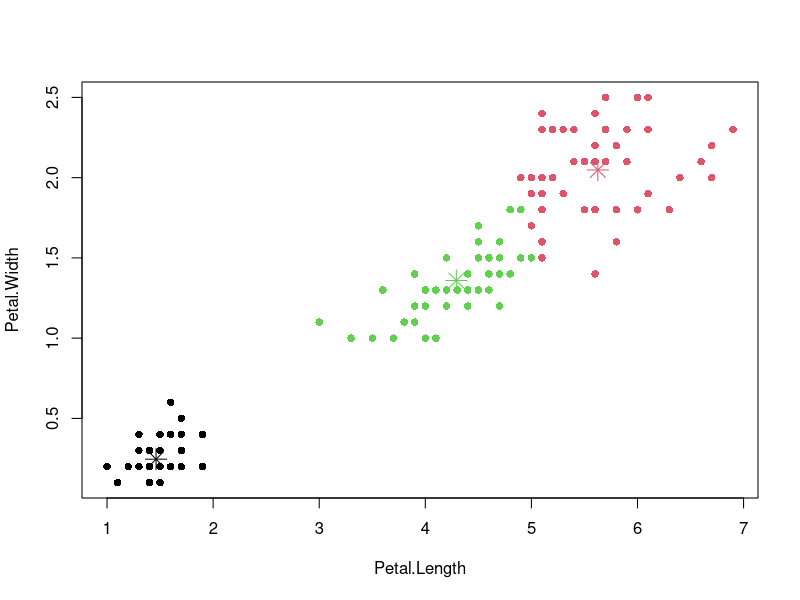

The R source for this figure:
Kmeans <- function(x,n,alpha,min.gradient){
       centernumbers = sample(nrow(x), n)
       centers = matrix(nrow = n, ncol = ncol(x))
       centers = x[centernumbers, ]
       cluster = matrix(nrow=nrow(x),ncol=1)
       iter=0
       repeat{
              distance=matrix(nrow=nrow(x),ncol=n)
              for(i in 1:nrow(x)){
                    for(j in 1:n){
                          distance[i,j]=t(x[i,]-centers[j,])%*%(x[i,]-centers[j,])
                    }
              }
              cluster=as.matrix(apply(distance,1,which.min))
              gradient=newcenters = matrix(0, nrow = n, ncol = ncol(x))
              for(i in 1:nrow(x)){
                    gradient[cluster[i,1],]=gradient[cluster[i,1],]+x[i,]-centers[cluster[i,1],]
              }
              newcenters=centers+alpha*gradient
              centers=newcenters
              if(max(abs(gradient))<min.gradient) break;
              iter=iter+1
              #print(iter)
       }
       return(list(cluster = cluster, centers = centers,iteration=iter,gradient=gradient))
}

#x=as.matrix(read.table("D:\\sagatam das machine learning\\R15.txt"))[,c(1,2)]
x=as.matrix(iris[,c(3,4)])
r = Kmeans(x,3,alpha=0.02,min=10^-3)     #for iris take alpha=0.1 or 0.2 //not more than 0.3
#r$cluster
#r$centers
r$iteration
max(r$gradient)
plot(x, col = r$cluster, pch = 16)
points(r$centers, col = 1:3, pch = 8, cex = 2)